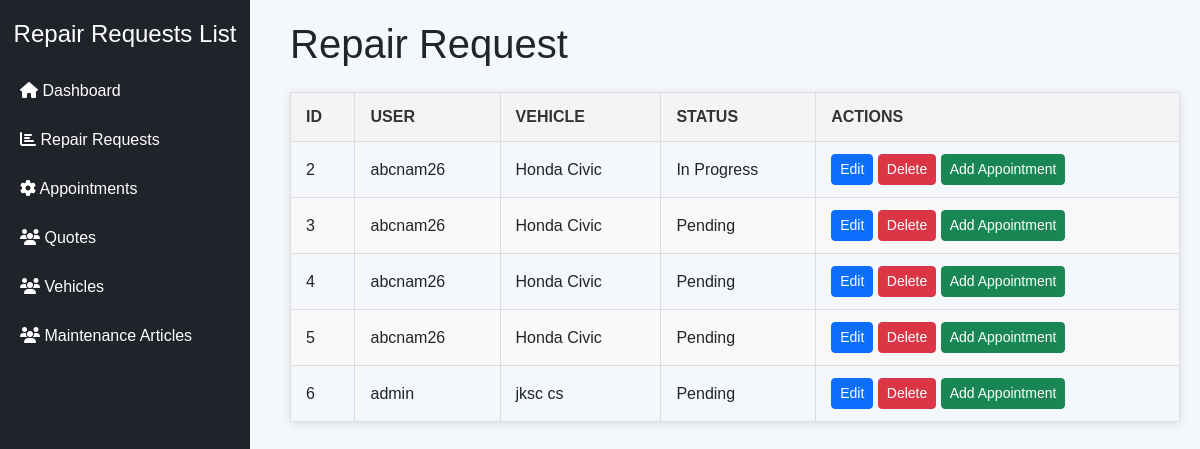
Before: /admin-repair-requests/ with the older database file.
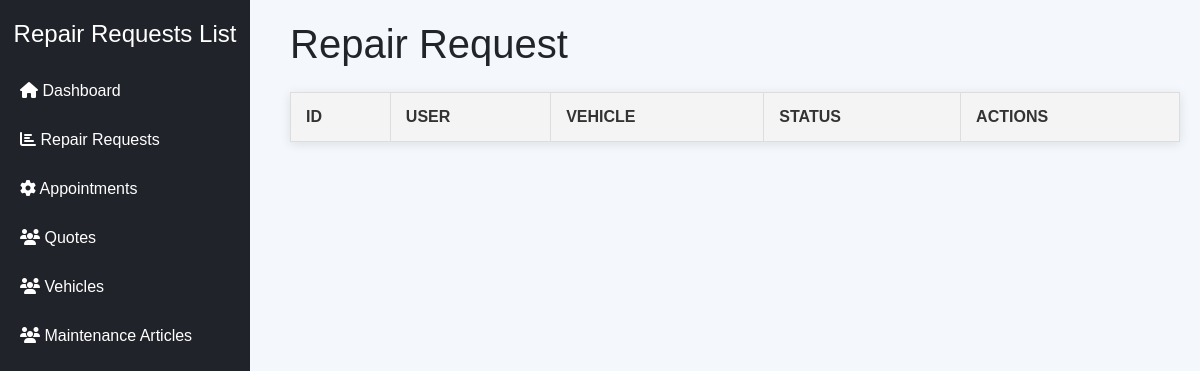
After: the same page with the newer database file.
### main/models.py (models this page shows)
class RepairRequest(models.Model):
    STATUS_CHOICES = [('Pending', 'Pending'), ('In Progress', 'In Progress'), ('Completed', 'Completed')]
    user = models.ForeignKey(User, on_delete=models.CASCADE)
    vehicle = models.ForeignKey(Vehicle, on_delete=models.CASCADE)
    description = models.TextField()
    status = models.CharField(max_length=20, choices=STATUS_CHOICES, default='Pending')
    created_at = models.DateTimeField(auto_now_add=True)
    updated_at = models.DateTimeField(auto_now=True)
    cost = models.DecimalField(max_digits=10, decimal_places=2, null=True, blank=True)  # Add this field

class User(AbstractUser):
    ROLE_CHOICES = [('User', 'User'), ('Admin', 'Admin')]
    role = models.CharField(max_length=10, choices=ROLE_CHOICES, default='User')
    groups = models.ManyToManyField(
        Group,
        related_name="custom_user_set",
        blank=True,
        help_text="The groups this user belongs to.",
        verbose_name="groups",
    )
    user_permissions = models.ManyToManyField(
        Permission,
        related_name="custom_user_permissions_set",
        blank=True,
        help_text="Specific permissions for this user.",
        verbose_name="user permissions",
    )

class Vehicle(models.Model):
    user = models.ForeignKey(User, on_delete=models.CASCADE)
    make = models.CharField(max_length=100)
    model = models.CharField(max_length=100)
    year = models.IntegerField()
    vin = models.CharField(max_length=17, unique=True)
    color = models.CharField(max_length=50)
    license_plate = models.CharField(max_length=10)
    last_maintenance_date = models.DateField(null=True, blank=True)

### main/views.py (the view)
# urls.py: path('admin-repair-requests/', views.repair_requests, name='admin_repair_requests'),
def repair_requests(request):
    repair_requests = RepairRequest.objects.all()  # Fetch all repair requests
    return render(request, 'dashboard/repair_requests.html', {'repair_requests': repair_requests})

### main/templates/dashboard/repair_requests.html (shortened to what this page needs)
<!DOCTYPE html>
<html lang="en">
<head>
    <link rel="stylesheet" href="https://cdn.jsdelivr.net/npm/bootstrap@5.3.0-alpha1/dist/css/bootstrap.min.css">
    <link rel="stylesheet" href="https://cdnjs.cloudflare.com/ajax/libs/font-awesome/6.3.0/css/all.min.css">
</head>
<body>
    {% include 'components/sidebar.html' %}
    <div class="content">
        <h1 class="mb-4">Repair Request</h1>
        <table>
            <thead>
                <tr>
                    <th>ID</th>
                    <th>User</th>
                    <th>Vehicle</th>
                    <th>Status</th>
                    <th>Actions</th>
                </tr>
            </thead>
            <tbody>
                {% for request in repair_requests %}
                <tr>
                    <td>{{ request.id }}</td>
                    <td>{{ request.user.username }}</td>
                    <td>{{ request.vehicle.make }} {{ request.vehicle.model }}</td>
                    <td>{{ request.get_status_display }}</td>
                    <td>
                        <a href="#" class="btn btn-primary btn-sm" data-bs-toggle="modal" data-bs-target="#editModal"
                            onclick="openEditModal('{{ request.id }}', '{{ request.vehicle.make }} {{ request.vehicle.model }}', '{{ request.get_status_display }}')">Edit</a>
                        <a href="#" class="btn btn-danger btn-sm" data-bs-toggle="modal" data-bs-target="#deleteModal"
                            onclick="openDeleteModal('{{ request.id }}')">Delete</a>
                        <a href="#" class="btn btn-success btn-sm" data-bs-toggle="modal"
                            data-bs-target="#addAppointmentModal"
                            onclick="openAddAppointmentModal('{{ request.id }}')">Add Appointment</a>
                    </td>
                </tr>
                {% endfor %}
            </tbody>
        </table>
    </div>
</body>
</html>

### main/templates/components/sidebar.html
<div class="sidebar">
    <h2>Repair Requests List</h2>
    <a href="{% url 'admin_dashboard' %}"><i class="fa fa-home"></i> Dashboard</a>
    <a href="{% url 'admin_repair_requests' %}"><i class="fa fa-chart-bar"></i> Repair Requests</a>
    <a href="{% url 'admin_appointments' %}"><i class="fa fa-cog"></i> Appointments</a>
    <a href="{% url 'admin_quotes' %}"><i class="fa fa-users"></i> Quotes</a>
    <a href="{% url 'admin_vehicles' %}"><i class="fa fa-users"></i> Vehicles</a>
    <a href="{% url 'admin_maintenance_articles' %}"><i class="fa fa-users"></i> Maintenance Articles</a>
</div>

### main/templates/dashboard/repair_requests.html (style rules this page uses)
body { font-family: Arial, sans-serif; background-color: #f4f7fc; }
.sidebar { background-color: #20232a; color: white; min-height: 100vh; width: 250px; position: fixed; padding: 20px 0; }
.sidebar h2 { text-align: center; margin-bottom: 20px; font-size: 1.5rem; }
.sidebar a { text-decoration: none; color: white; display: block; padding: 10px 20px; margin: 5px 0; transition: 0.3s; }
.content { margin-left: 270px; padding: 20px; }
table { width: 100%; border-collapse: collapse; margin: 20px 0; font-size: 16px; font-family: Arial, sans-serif; box-shadow: 0 2px 10px rgba(0, 0, 0, 0.1); }
table th, table td { text-align: left; padding: 12px 15px; border: 1px solid #ddd; }
table th { background-color: #f4f4f4; font-weight: bold; text-transform: uppercase; color: #333; }

Changed rows visible on the page:
removed RepairRequest: id "2", user.username "abcnam26", vehicle.make "Honda", vehicle.model "Civic", status "In Progress"
removed RepairRequest: id "3", user.username "abcnam26", vehicle.make "Honda", vehicle.model "Civic", status "Pending"
removed RepairRequest: id "4", user.username "abcnam26", vehicle.make "Honda", vehicle.model "Civic", status "Pending"
removed RepairRequest: id "5", user.username "abcnam26", vehicle.make "Honda", vehicle.model "Civic", status "Pending"
removed RepairRequest: id "6", user.username "admin", vehicle.make "jksc", vehicle.model "cs", status "Pending"
